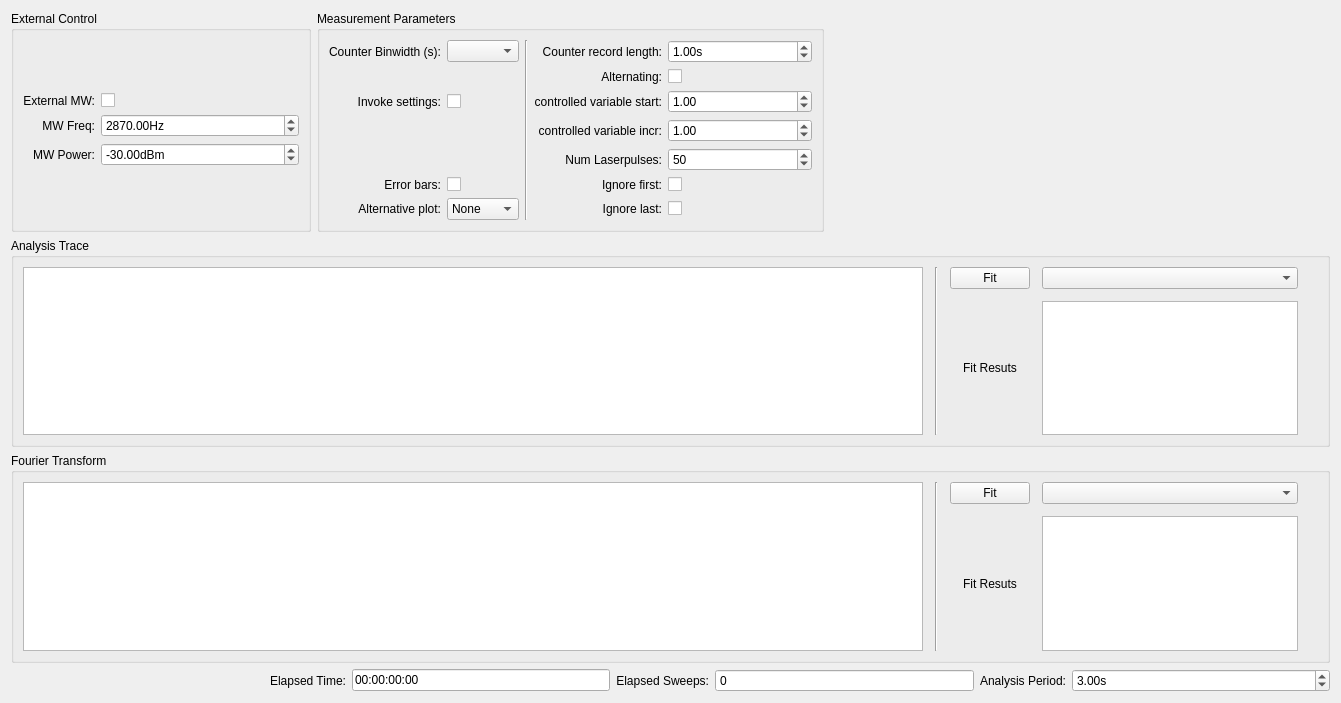
<?xml version="1.0" encoding="UTF-8"?>
<ui version="4.0">
 <class>pa</class>
 <widget class="QWidget" name="pa">
  <property name="geometry">
   <rect>
    <x>0</x>
    <y>0</y>
    <width>1341</width>
    <height>703</height>
   </rect>
  </property>
  <property name="windowTitle">
   <string>Form</string>
  </property>
  <layout class="QGridLayout" name="gridLayout">
   <item row="4" column="0" colspan="11">
    <widget class="QGroupBox" name="second_plot_GroupBox">
     <property name="title">
      <string>Fourier Transform</string>
     </property>
     <layout class="QGridLayout" name="gridLayout_23">
      <item row="0" column="0">
       <layout class="QHBoxLayout" name="horizontalLayout_4">
        <property name="spacing">
         <number>12</number>
        </property>
        <item>
         <widget class="PlotWidget" name="pulse_analysis_second_PlotWidget"/>
        </item>
        <item>
         <widget class="Line" name="line_3">
          <property name="orientation">
           <enum>Qt::Vertical</enum>
          </property>
         </widget>
        </item>
        <item>
         <layout class="QGridLayout" name="gridLayout_31">
          <item row="0" column="0">
           <widget class="QPushButton" name="alt_fit_param_PushButton">
            <property name="sizePolicy">
             <sizepolicy hsizetype="Preferred" vsizetype="Fixed">
              <horstretch>0</horstretch>
              <verstretch>0</verstretch>
             </sizepolicy>
            </property>
            <property name="text">
             <string>Fit</string>
            </property>
           </widget>
          </item>
          <item row="1" column="1">
           <widget class="QTextBrowser" name="alt_fit_param_results_TextBrowser">
            <property name="sizePolicy">
             <sizepolicy hsizetype="Preferred" vsizetype="Preferred">
              <horstretch>0</horstretch>
              <verstretch>0</verstretch>
             </sizepolicy>
            </property>
            <property name="font">
             <font>
              <kerning>false</kerning>
             </font>
            </property>
           </widget>
          </item>
          <item row="0" column="1">
           <widget class="FitSettingsComboBox" name="fit_param_alt_fit_func_ComboBox">
            <property name="sizePolicy">
             <sizepolicy hsizetype="Preferred" vsizetype="Fixed">
              <horstretch>0</horstretch>
              <verstretch>0</verstretch>
             </sizepolicy>
            </property>
           </widget>
          </item>
          <item row="1" column="0">
           <widget class="QLabel" name="label_27">
            <property name="sizePolicy">
             <sizepolicy hsizetype="Preferred" vsizetype="Preferred">
              <horstretch>0</horstretch>
              <verstretch>0</verstretch>
             </sizepolicy>
            </property>
            <property name="text">
             <string>Fit Resuts</string>
            </property>
            <property name="alignment">
             <set>Qt::AlignCenter</set>
            </property>
           </widget>
          </item>
         </layout>
        </item>
       </layout>
      </item>
      <item row="0" column="1">
       <spacer name="verticalSpacer_2">
        <property name="orientation">
         <enum>Qt::Vertical</enum>
        </property>
        <property name="sizeHint" stdset="0">
         <size>
          <width>20</width>
          <height>5000</height>
         </size>
        </property>
       </spacer>
      </item>
     </layout>
    </widget>
   </item>
   <item row="3" column="0" colspan="11">
    <widget class="QGroupBox" name="groupBox_6">
     <property name="title">
      <string>Analysis Trace</string>
     </property>
     <layout class="QGridLayout" name="gridLayout_19">
      <item row="1" column="0">
       <layout class="QHBoxLayout" name="horizontalLayout">
        <property name="spacing">
         <number>12</number>
        </property>
        <item>
         <widget class="PlotWidget" name="pulse_analysis_PlotWidget">
          <property name="sizeAdjustPolicy">
           <enum>QAbstractScrollArea::AdjustIgnored</enum>
          </property>
         </widget>
        </item>
        <item>
         <widget class="Line" name="line_2">
          <property name="sizePolicy">
           <sizepolicy hsizetype="Preferred" vsizetype="Minimum">
            <horstretch>0</horstretch>
            <verstretch>0</verstretch>
           </sizepolicy>
          </property>
          <property name="minimumSize">
           <size>
            <width>0</width>
            <height>0</height>
           </size>
          </property>
          <property name="orientation">
           <enum>Qt::Vertical</enum>
          </property>
         </widget>
        </item>
        <item>
         <layout class="QGridLayout" name="gridLayout_29">
          <item row="1" column="0">
           <widget class="QLabel" name="label_26">
            <property name="sizePolicy">
             <sizepolicy hsizetype="Preferred" vsizetype="Preferred">
              <horstretch>0</horstretch>
              <verstretch>0</verstretch>
             </sizepolicy>
            </property>
            <property name="text">
             <string>Fit Resuts</string>
            </property>
            <property name="alignment">
             <set>Qt::AlignCenter</set>
            </property>
           </widget>
          </item>
          <item row="0" column="0">
           <widget class="QPushButton" name="fit_param_PushButton">
            <property name="sizePolicy">
             <sizepolicy hsizetype="Preferred" vsizetype="Fixed">
              <horstretch>0</horstretch>
              <verstretch>0</verstretch>
             </sizepolicy>
            </property>
            <property name="text">
             <string>Fit</string>
            </property>
           </widget>
          </item>
          <item row="0" column="1">
           <widget class="FitSettingsComboBox" name="fit_param_fit_func_ComboBox">
            <property name="sizePolicy">
             <sizepolicy hsizetype="Preferred" vsizetype="Fixed">
              <horstretch>0</horstretch>
              <verstretch>0</verstretch>
             </sizepolicy>
            </property>
           </widget>
          </item>
          <item row="1" column="1">
           <widget class="QTextBrowser" name="fit_param_results_TextBrowser">
            <property name="sizePolicy">
             <sizepolicy hsizetype="Preferred" vsizetype="Preferred">
              <horstretch>0</horstretch>
              <verstretch>0</verstretch>
             </sizepolicy>
            </property>
            <property name="font">
             <font>
              <kerning>false</kerning>
             </font>
            </property>
           </widget>
          </item>
         </layout>
        </item>
       </layout>
      </item>
      <item row="1" column="1">
       <spacer name="verticalSpacer">
        <property name="orientation">
         <enum>Qt::Vertical</enum>
        </property>
        <property name="sizeHint" stdset="0">
         <size>
          <width>20</width>
          <height>5000</height>
         </size>
        </property>
       </spacer>
      </item>
     </layout>
    </widget>
   </item>
   <item row="5" column="0" colspan="11">
    <layout class="QHBoxLayout" name="horizontalLayout_2">
     <item>
      <spacer name="horizontalSpacer">
       <property name="orientation">
        <enum>Qt::Horizontal</enum>
       </property>
       <property name="sizeHint" stdset="0">
        <size>
         <width>40</width>
         <height>20</height>
        </size>
       </property>
      </spacer>
     </item>
     <item>
      <widget class="QLabel" name="time_param_elapsed_time_Label">
       <property name="text">
        <string>Elapsed Time:</string>
       </property>
       <property name="alignment">
        <set>Qt::AlignRight|Qt::AlignTrailing|Qt::AlignVCenter</set>
       </property>
      </widget>
     </item>
     <item>
      <widget class="QLineEdit" name="time_param_elapsed_time_LineEdit">
       <property name="maximumSize">
        <size>
         <width>16777215</width>
         <height>16777215</height>
        </size>
       </property>
       <property name="text">
        <string>00:00:00:00</string>
       </property>
      </widget>
     </item>
     <item>
      <widget class="QLabel" name="time_param_elapsed_sweep_Label">
       <property name="text">
        <string>Elapsed Sweeps:</string>
       </property>
       <property name="alignment">
        <set>Qt::AlignRight|Qt::AlignTrailing|Qt::AlignVCenter</set>
       </property>
      </widget>
     </item>
     <item>
      <widget class="ScienSpinBox" name="time_param_elapsed_sweep_SpinBox">
       <property name="sizePolicy">
        <sizepolicy hsizetype="Expanding" vsizetype="Fixed">
         <horstretch>0</horstretch>
         <verstretch>0</verstretch>
        </sizepolicy>
       </property>
       <property name="readOnly">
        <bool>true</bool>
       </property>
       <property name="buttonSymbols">
        <enum>QAbstractSpinBox::NoButtons</enum>
       </property>
       <property name="maximum">
        <number>999999999</number>
       </property>
      </widget>
     </item>
     <item>
      <widget class="QLabel" name="time_param_ana_periode_Label">
       <property name="text">
        <string>Analysis Period:</string>
       </property>
       <property name="alignment">
        <set>Qt::AlignRight|Qt::AlignTrailing|Qt::AlignVCenter</set>
       </property>
      </widget>
     </item>
     <item>
      <widget class="ScienDSpinBox" name="time_param_ana_periode_DoubleSpinBox">
       <property name="sizePolicy">
        <sizepolicy hsizetype="Expanding" vsizetype="Fixed">
         <horstretch>0</horstretch>
         <verstretch>0</verstretch>
        </sizepolicy>
       </property>
       <property name="suffix">
        <string>s</string>
       </property>
       <property name="minimum">
        <double>-1.000000000000000</double>
       </property>
       <property name="maximum">
        <double>999999999.000000000000000</double>
       </property>
       <property name="value">
        <double>3.000000000000000</double>
       </property>
      </widget>
     </item>
    </layout>
   </item>
   <item row="1" column="0" colspan="11">
    <layout class="QHBoxLayout" name="horizontalLayout_3">
     <item>
      <widget class="QGroupBox" name="groupBox_9">
       <property name="sizePolicy">
        <sizepolicy hsizetype="Preferred" vsizetype="Preferred">
         <horstretch>0</horstretch>
         <verstretch>0</verstretch>
        </sizepolicy>
       </property>
       <property name="maximumSize">
        <size>
         <width>300</width>
         <height>16777215</height>
        </size>
       </property>
       <property name="title">
        <string>External Control</string>
       </property>
       <layout class="QGridLayout" name="gridLayout_26">
        <item row="0" column="1">
         <layout class="QGridLayout" name="gridLayout_24">
          <item row="2" column="0">
           <widget class="QLabel" name="ext_control_mw_power_Label">
            <property name="text">
             <string>MW Power:</string>
            </property>
            <property name="alignment">
             <set>Qt::AlignRight|Qt::AlignTrailing|Qt::AlignVCenter</set>
            </property>
           </widget>
          </item>
          <item row="2" column="1">
           <widget class="ScienDSpinBox" name="ext_control_mw_power_DoubleSpinBox">
            <property name="sizePolicy">
             <sizepolicy hsizetype="Expanding" vsizetype="Fixed">
              <horstretch>0</horstretch>
              <verstretch>0</verstretch>
             </sizepolicy>
            </property>
            <property name="minimumSize">
             <size>
              <width>75</width>
              <height>0</height>
             </size>
            </property>
            <property name="maximumSize">
             <size>
              <width>200</width>
              <height>16777215</height>
             </size>
            </property>
            <property name="suffix">
             <string>dBm</string>
            </property>
            <property name="minimum">
             <double>-999999.000000000000000</double>
            </property>
            <property name="maximum">
             <double>999999.000000000000000</double>
            </property>
            <property name="value">
             <double>-30.000000000000000</double>
            </property>
           </widget>
          </item>
          <item row="0" column="0">
           <widget class="QLabel" name="label_34">
            <property name="text">
             <string>External MW:</string>
            </property>
            <property name="alignment">
             <set>Qt::AlignRight|Qt::AlignTrailing|Qt::AlignVCenter</set>
            </property>
           </widget>
          </item>
          <item row="1" column="0">
           <widget class="QLabel" name="ext_control_mw_freq_Label">
            <property name="text">
             <string>MW Freq:</string>
            </property>
            <property name="alignment">
             <set>Qt::AlignRight|Qt::AlignTrailing|Qt::AlignVCenter</set>
            </property>
           </widget>
          </item>
          <item row="0" column="1">
           <widget class="QCheckBox" name="ext_control_use_mw_CheckBox">
            <property name="sizePolicy">
             <sizepolicy hsizetype="Preferred" vsizetype="Fixed">
              <horstretch>0</horstretch>
              <verstretch>0</verstretch>
             </sizepolicy>
            </property>
            <property name="layoutDirection">
             <enum>Qt::LeftToRight</enum>
            </property>
            <property name="text">
             <string/>
            </property>
            <property name="tristate">
             <bool>false</bool>
            </property>
           </widget>
          </item>
          <item row="1" column="1">
           <widget class="ScienDSpinBox" name="ext_control_mw_freq_DoubleSpinBox">
            <property name="enabled">
             <bool>true</bool>
            </property>
            <property name="sizePolicy">
             <sizepolicy hsizetype="Expanding" vsizetype="Fixed">
              <horstretch>0</horstretch>
              <verstretch>0</verstretch>
             </sizepolicy>
            </property>
            <property name="minimumSize">
             <size>
              <width>75</width>
              <height>0</height>
             </size>
            </property>
            <property name="maximumSize">
             <size>
              <width>200</width>
              <height>16777215</height>
             </size>
            </property>
            <property name="suffix">
             <string>Hz</string>
            </property>
            <property name="maximum">
             <double>2100000044.000000000000000</double>
            </property>
            <property name="value">
             <double>2870.000000000000000</double>
            </property>
           </widget>
          </item>
         </layout>
        </item>
       </layout>
      </widget>
     </item>
     <item>
      <widget class="QGroupBox" name="groupBox_8">
       <property name="sizePolicy">
        <sizepolicy hsizetype="Expanding" vsizetype="Preferred">
         <horstretch>0</horstretch>
         <verstretch>0</verstretch>
        </sizepolicy>
       </property>
       <property name="title">
        <string>Measurement Parameters</string>
       </property>
       <layout class="QGridLayout" name="gridLayout_28">
        <item row="0" column="0">
         <layout class="QGridLayout" name="gridLayout_25">
          <item row="0" column="2" rowspan="7">
           <widget class="Line" name="line">
            <property name="orientation">
             <enum>Qt::Vertical</enum>
            </property>
           </widget>
          </item>
          <item row="6" column="4">
           <widget class="QCheckBox" name="ana_param_ignore_last_CheckBox">
            <property name="sizePolicy">
             <sizepolicy hsizetype="Preferred" vsizetype="Fixed">
              <horstretch>0</horstretch>
              <verstretch>0</verstretch>
             </sizepolicy>
            </property>
            <property name="layoutDirection">
             <enum>Qt::LeftToRight</enum>
            </property>
            <property name="text">
             <string/>
            </property>
           </widget>
          </item>
          <item row="0" column="3">
           <widget class="QLabel" name="ana_param_record_length_Label">
            <property name="text">
             <string>Counter record length:</string>
            </property>
            <property name="alignment">
             <set>Qt::AlignRight|Qt::AlignTrailing|Qt::AlignVCenter</set>
            </property>
           </widget>
          </item>
          <item row="0" column="4">
           <widget class="ScienDSpinBox" name="ana_param_record_length_DoubleSpinBox">
            <property name="sizePolicy">
             <sizepolicy hsizetype="Expanding" vsizetype="Fixed">
              <horstretch>0</horstretch>
              <verstretch>0</verstretch>
             </sizepolicy>
            </property>
            <property name="suffix">
             <string>s</string>
            </property>
            <property name="decimals">
             <number>2</number>
            </property>
            <property name="maximum">
             <double>100000000.000000000000000</double>
            </property>
            <property name="value">
             <double>1.000000000000000</double>
            </property>
           </widget>
          </item>
          <item row="2" column="4">
           <widget class="ScienDSpinBox" name="ana_param_x_axis_start_ScienDSpinBox">
            <property name="enabled">
             <bool>true</bool>
            </property>
            <property name="sizePolicy">
             <sizepolicy hsizetype="Expanding" vsizetype="Fixed">
              <horstretch>0</horstretch>
              <verstretch>0</verstretch>
             </sizepolicy>
            </property>
            <property name="maximum">
             <double>999999999.000000000000000</double>
            </property>
            <property name="value">
             <double>1.000000000000000</double>
            </property>
           </widget>
          </item>
          <item row="3" column="4">
           <widget class="ScienDSpinBox" name="ana_param_x_axis_inc_ScienDSpinBox">
            <property name="enabled">
             <bool>true</bool>
            </property>
            <property name="sizePolicy">
             <sizepolicy hsizetype="Expanding" vsizetype="Fixed">
              <horstretch>0</horstretch>
              <verstretch>0</verstretch>
             </sizepolicy>
            </property>
            <property name="maximum">
             <double>999999999.000000000000000</double>
            </property>
            <property name="value">
             <double>1.000000000000000</double>
            </property>
           </widget>
          </item>
          <item row="4" column="4">
           <widget class="QSpinBox" name="ana_param_num_laser_pulse_SpinBox">
            <property name="sizePolicy">
             <sizepolicy hsizetype="Expanding" vsizetype="Fixed">
              <horstretch>0</horstretch>
              <verstretch>0</verstretch>
             </sizepolicy>
            </property>
            <property name="minimum">
             <number>0</number>
            </property>
            <property name="maximum">
             <number>10000000</number>
            </property>
            <property name="value">
             <number>50</number>
            </property>
           </widget>
          </item>
          <item row="2" column="3">
           <widget class="QLabel" name="ana_param_x_axis_start_Label">
            <property name="text">
             <string>controlled variable start:</string>
            </property>
            <property name="alignment">
             <set>Qt::AlignRight|Qt::AlignTrailing|Qt::AlignVCenter</set>
            </property>
           </widget>
          </item>
          <item row="3" column="3">
           <widget class="QLabel" name="ana_param_x_axis_inc_Label">
            <property name="text">
             <string>controlled variable incr:</string>
            </property>
            <property name="alignment">
             <set>Qt::AlignRight|Qt::AlignTrailing|Qt::AlignVCenter</set>
            </property>
           </widget>
          </item>
          <item row="4" column="3">
           <widget class="QLabel" name="ana_param_num_laserpulses_Label">
            <property name="text">
             <string>Num Laserpulses:</string>
            </property>
            <property name="alignment">
             <set>Qt::AlignRight|Qt::AlignTrailing|Qt::AlignVCenter</set>
            </property>
           </widget>
          </item>
          <item row="0" column="0">
           <widget class="QLabel" name="label_22">
            <property name="text">
             <string>Counter Binwidth (s):</string>
            </property>
            <property name="alignment">
             <set>Qt::AlignRight|Qt::AlignTrailing|Qt::AlignVCenter</set>
            </property>
           </widget>
          </item>
          <item row="0" column="1">
           <widget class="QComboBox" name="ana_param_fc_bins_ComboBox"/>
          </item>
          <item row="2" column="0">
           <widget class="QLabel" name="label_2">
            <property name="text">
             <string>Invoke settings:</string>
            </property>
            <property name="alignment">
             <set>Qt::AlignRight|Qt::AlignTrailing|Qt::AlignVCenter</set>
            </property>
           </widget>
          </item>
          <item row="2" column="1">
           <widget class="QCheckBox" name="ana_param_invoke_settings_CheckBox">
            <property name="enabled">
             <bool>true</bool>
            </property>
            <property name="sizePolicy">
             <sizepolicy hsizetype="Preferred" vsizetype="Fixed">
              <horstretch>0</horstretch>
              <verstretch>0</verstretch>
             </sizepolicy>
            </property>
            <property name="layoutDirection">
             <enum>Qt::LeftToRight</enum>
            </property>
            <property name="text">
             <string/>
            </property>
            <property name="checked">
             <bool>false</bool>
            </property>
           </widget>
          </item>
          <item row="5" column="4">
           <widget class="QCheckBox" name="ana_param_ignore_first_CheckBox">
            <property name="sizePolicy">
             <sizepolicy hsizetype="Preferred" vsizetype="Fixed">
              <horstretch>0</horstretch>
              <verstretch>0</verstretch>
             </sizepolicy>
            </property>
            <property name="layoutDirection">
             <enum>Qt::LeftToRight</enum>
            </property>
            <property name="text">
             <string/>
            </property>
           </widget>
          </item>
          <item row="1" column="4">
           <widget class="QCheckBox" name="ana_param_alternating_CheckBox">
            <property name="sizePolicy">
             <sizepolicy hsizetype="Preferred" vsizetype="Fixed">
              <horstretch>0</horstretch>
              <verstretch>0</verstretch>
             </sizepolicy>
            </property>
            <property name="layoutDirection">
             <enum>Qt::LeftToRight</enum>
            </property>
            <property name="text">
             <string/>
            </property>
           </widget>
          </item>
          <item row="1" column="3">
           <widget class="QLabel" name="label_3">
            <property name="text">
             <string>Alternating:</string>
            </property>
            <property name="alignment">
             <set>Qt::AlignRight|Qt::AlignTrailing|Qt::AlignVCenter</set>
            </property>
           </widget>
          </item>
          <item row="5" column="3">
           <widget class="QLabel" name="label_4">
            <property name="layoutDirection">
             <enum>Qt::LeftToRight</enum>
            </property>
            <property name="text">
             <string>Ignore first:</string>
            </property>
            <property name="alignment">
             <set>Qt::AlignRight|Qt::AlignTrailing|Qt::AlignVCenter</set>
            </property>
           </widget>
          </item>
          <item row="6" column="3">
           <widget class="QLabel" name="label_5">
            <property name="text">
             <string>Ignore last:</string>
            </property>
            <property name="alignment">
             <set>Qt::AlignRight|Qt::AlignTrailing|Qt::AlignVCenter</set>
            </property>
           </widget>
          </item>
          <item row="6" column="1">
           <widget class="QComboBox" name="second_plot_ComboBox">
            <item>
             <property name="text">
              <string>None</string>
             </property>
            </item>
            <item>
             <property name="text">
              <string>FFT</string>
             </property>
            </item>
            <item>
             <property name="text">
              <string>Delta</string>
             </property>
            </item>
           </widget>
          </item>
          <item row="6" column="0">
           <widget class="QLabel" name="second_plot_Label">
            <property name="text">
             <string>Alternative plot:</string>
            </property>
            <property name="alignment">
             <set>Qt::AlignRight|Qt::AlignTrailing|Qt::AlignVCenter</set>
            </property>
           </widget>
          </item>
          <item row="5" column="0">
           <widget class="QLabel" name="show_errorbars_Label">
            <property name="text">
             <string>Error bars:</string>
            </property>
            <property name="alignment">
             <set>Qt::AlignRight|Qt::AlignTrailing|Qt::AlignVCenter</set>
            </property>
           </widget>
          </item>
          <item row="5" column="1">
           <widget class="QCheckBox" name="ana_param_errorbars_CheckBox">
            <property name="sizePolicy">
             <sizepolicy hsizetype="Preferred" vsizetype="Fixed">
              <horstretch>0</horstretch>
              <verstretch>0</verstretch>
             </sizepolicy>
            </property>
            <property name="text">
             <string/>
            </property>
           </widget>
          </item>
         </layout>
        </item>
       </layout>
      </widget>
     </item>
     <item>
      <spacer name="horizontalSpacer_2">
       <property name="orientation">
        <enum>Qt::Horizontal</enum>
       </property>
       <property name="sizeHint" stdset="0">
        <size>
         <width>40</width>
         <height>20</height>
        </size>
       </property>
      </spacer>
     </item>
    </layout>
   </item>
  </layout>
 </widget>
 <customwidgets>
  <customwidget>
   <class>PlotWidget</class>
   <extends>QGraphicsView</extends>
   <header>pyqtgraph</header>
  </customwidget>
  <customwidget>
   <class>ScienDSpinBox</class>
   <extends>QDoubleSpinBox</extends>
   <header>qtwidgets.scientific_spinbox.h</header>
  </customwidget>
  <customwidget>
   <class>FitSettingsComboBox</class>
   <extends>QComboBox</extends>
   <header>gui/fitsettings</header>
  </customwidget>
  <customwidget>
   <class>ScienSpinBox</class>
   <extends>QSpinBox</extends>
   <header>qtwidgets.scientific_spinbox.h</header>
  </customwidget>
 </customwidgets>
 <tabstops>
  <tabstop>ext_control_use_mw_CheckBox</tabstop>
  <tabstop>ext_control_mw_freq_DoubleSpinBox</tabstop>
  <tabstop>ext_control_mw_power_DoubleSpinBox</tabstop>
  <tabstop>ana_param_fc_bins_ComboBox</tabstop>
  <tabstop>ana_param_invoke_settings_CheckBox</tabstop>
  <tabstop>ana_param_errorbars_CheckBox</tabstop>
  <tabstop>second_plot_ComboBox</tabstop>
  <tabstop>ana_param_record_length_DoubleSpinBox</tabstop>
  <tabstop>ana_param_alternating_CheckBox</tabstop>
  <tabstop>ana_param_x_axis_start_ScienDSpinBox</tabstop>
  <tabstop>ana_param_x_axis_inc_ScienDSpinBox</tabstop>
  <tabstop>ana_param_num_laser_pulse_SpinBox</tabstop>
  <tabstop>ana_param_ignore_first_CheckBox</tabstop>
  <tabstop>ana_param_ignore_last_CheckBox</tabstop>
  <tabstop>fit_param_fit_func_ComboBox</tabstop>
  <tabstop>fit_param_PushButton</tabstop>
  <tabstop>fit_param_results_TextBrowser</tabstop>
  <tabstop>pulse_analysis_PlotWidget</tabstop>
  <tabstop>pulse_analysis_second_PlotWidget</tabstop>
  <tabstop>time_param_elapsed_time_LineEdit</tabstop>
  <tabstop>time_param_elapsed_sweep_SpinBox</tabstop>
  <tabstop>time_param_ana_periode_DoubleSpinBox</tabstop>
 </tabstops>
 <resources/>
 <connections/>
</ui>
